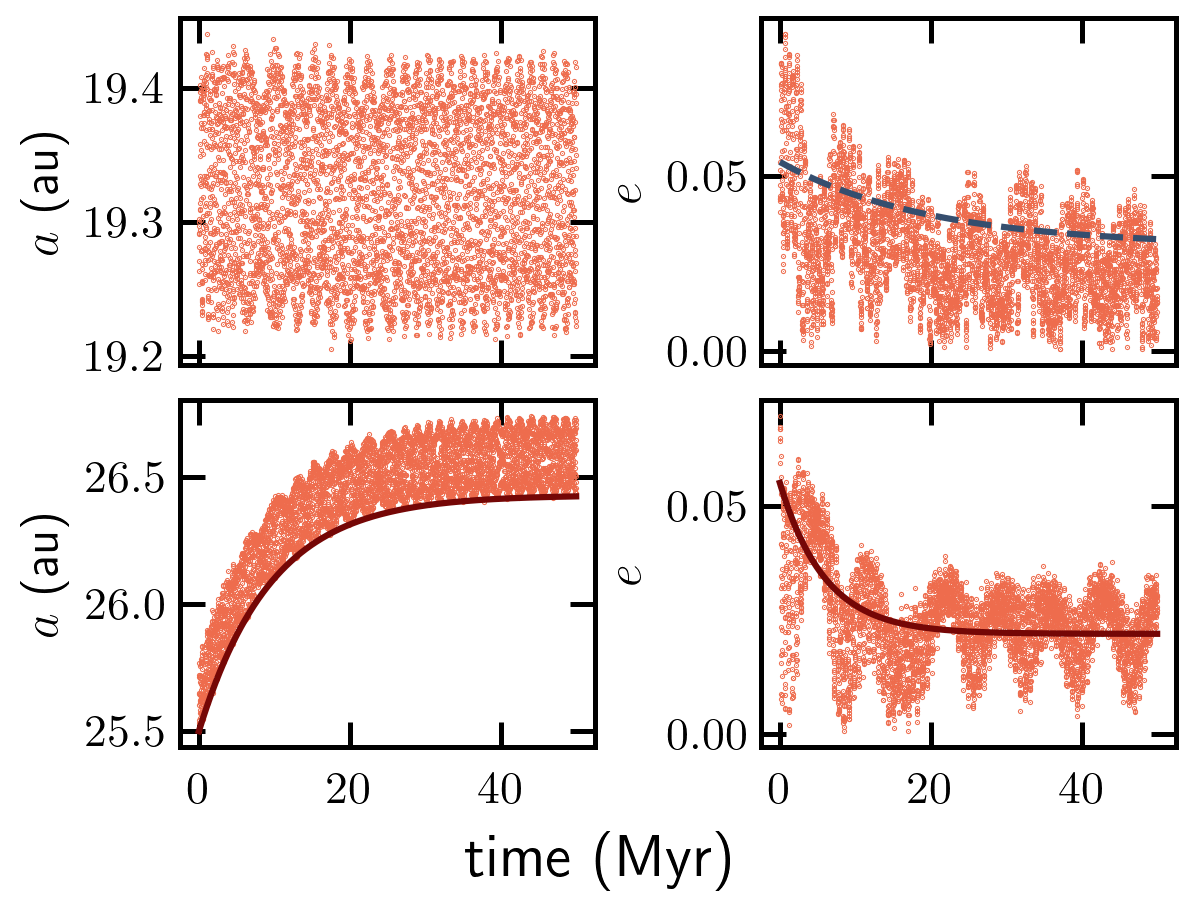

Here is the Python script that generated this plot:
import matplotlib.pyplot as plt
import numpy as np
import glob
plt.style.use('paper_labels_colors.mplstyle')
from plotting import *

#### 4 planets neptune uranus diff tau, de, etc
taus = np.array(([0.0, 0.0, 0.0, 0.0, 0.0],
[0.0, 0.0, 0.0, 0.0, 0.0],
[0.0,2e7,0.0,0.0,0.0],
[9.6e6, 6e6, 0, 0, 0]))*2*np.pi

fparams = np.array(([0.0, 0.0, 0.0,26.43],
                    [0.0,0.0,0.03,0.022],
                    np.array([0.0,0.0,0.0,0.0])*np.pi/180,
                    np.array([0.0,0.0,0.0,0.0])*np.pi/180,
                    np.array([0.0,0.0,0.0,0.0])*np.pi/180))

expEq = np.array(([None,None,None,None,None],
[None,None,None,None,None],
[None,0,None,None,None],
[0,0,None,None,None]))


indxPlanets = [2,3]
file = "../4planet-Nep-edamp-fig7/fourplanet-tsiganis-Nep-edamp.txt"
dat = get_data(file,4,rebound=True)
fig,axs=publication_plots_ae(dat,indxPlanets,fparams,taus,expEq,rebound=True,verbose=False)

# eeq2 = get_equation(dat[2],'e',0.03-0.06,5.13081856e6*2*np.pi,0,None)
# t_eq2, eeq_line = eeq2[0],np.array(eeq2[1])
# axs[1].plot(t_eq2,eeq_line,color='#354E6E',linestyle='-.',rasterized=True) 
fig.supxlabel("time (Myr)")
fig.subplots_adjust(hspace=0.1,top=0.98,right=0.98,left = 0.15,bottom=0.17,wspace=0.4)
fig.savefig(f"fig7.png",dpi=300)
plt.close()